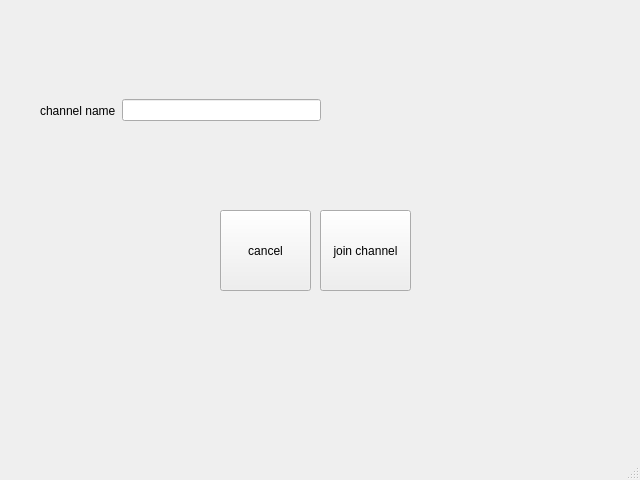
<?xml version="1.0" encoding="UTF-8"?>
<ui version="4.0">
 <class>joinchannel</class>
 <widget class="QMainWindow" name="joinchannel">
  <property name="geometry">
   <rect>
    <x>0</x>
    <y>0</y>
    <width>640</width>
    <height>480</height>
   </rect>
  </property>
  <property name="windowTitle">
   <string>MainWindow</string>
  </property>
  <widget class="QWidget" name="centralwidget">
   <widget class="QPushButton" name="join_channel">
    <property name="geometry">
     <rect>
      <x>320</x>
      <y>210</y>
      <width>91</width>
      <height>81</height>
     </rect>
    </property>
    <property name="text">
     <string>join channel</string>
    </property>
   </widget>
   <widget class="QPushButton" name="cancel">
    <property name="geometry">
     <rect>
      <x>220</x>
      <y>210</y>
      <width>91</width>
      <height>81</height>
     </rect>
    </property>
    <property name="text">
     <string>cancel</string>
    </property>
   </widget>
   <widget class="QWidget" name="">
    <property name="geometry">
     <rect>
      <x>40</x>
      <y>80</y>
      <width>281</width>
      <height>61</height>
     </rect>
    </property>
    <layout class="QHBoxLayout" name="horizontalLayout">
     <item>
      <widget class="QLabel" name="label">
       <property name="text">
        <string>channel name</string>
       </property>
      </widget>
     </item>
     <item>
      <widget class="QLineEdit" name="lineEdit"/>
     </item>
    </layout>
   </widget>
  </widget>
  <widget class="QMenuBar" name="menubar">
   <property name="geometry">
    <rect>
     <x>0</x>
     <y>0</y>
     <width>640</width>
     <height>25</height>
    </rect>
   </property>
  </widget>
  <widget class="QStatusBar" name="statusbar"/>
 </widget>
 <resources/>
 <connections/>
</ui>
